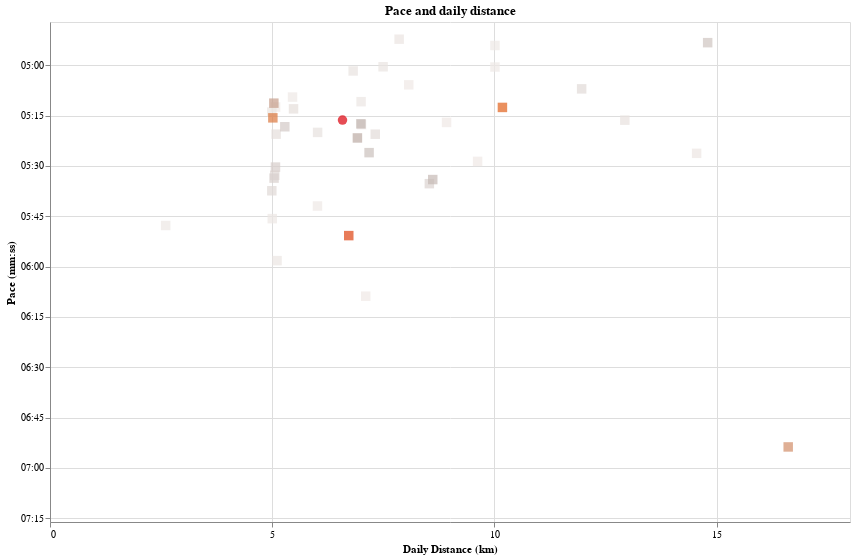

Here is the notebook cell this chart was saved with:
### Code cell
pace_ticks_values = list(range(240, 60 * 8, 15))
last_date = max(daily_df.index)
start_date = last_date - timedelta(days=56)


daily_df["shape"] = daily_df.index.to_series().apply(
    lambda x: "square" if x == last_date else "circle"
)
min_pace, max_pace = (
    daily_df["pace_sec_per_km"].min(),
    daily_df["pace_sec_per_km"].max(),
)


daily_line = (
    alt.Chart(daily_df.loc[start_date:last_date].reset_index().sort_values("date"))
    .mark_point(
        filled=True,
        size=90,
    )
    .encode(
        x=alt.X(
            "distance_km:Q",
            title="Daily Distance (km)",
            axis=alt.Axis(tickCount=int(25 // 5)),
        ),
        y=alt.Y(
            "pace_sec_per_km:Q",
            scale=alt.Scale(
                reverse=True,
                zero=False,
                domain=(min_pace, max_pace),
            ),
            title="Pace (mm:ss)",
            axis=alt.Axis(
                values=pace_ticks_values,
                labelExpr="datum.value > 0 ? timeFormat(datum.value * 1000, '%M:%S') : ''",
            ),
        ),
        tooltip=[
            alt.Tooltip("distance_km:Q", title="Distance (km)", format=".1f"),
            alt.Tooltip("date:T", title="Date"),
            alt.Tooltip("daily_pace_pretty:N", title="Pace (mm:ss/km)"),
        ],
        color=alt.Color(
            "date_factor:Q", scale=alt.Scale(scheme="lightgreyred"), legend=None
        ),
        shape=alt.Shape(
            "shape:N", scale=alt.Scale(range=["square", "circle"]), legend=None
        ),
    )
)


(daily_line).properties(
    width=800, height=500, title="Pace and daily distance"
).interactive().show()

### Figure 1 — Vega-Lite specification as saved in the notebook (floating-point values rounded to 4 significant figures)
{"config": {"view": {"continuousWidth": 300, "continuousHeight": 300}}, "data": {"name": "data-704d87e1fcc7d164e4af72354d34d141"}, "mark": {"type": "point", "filled": true, "size": 90}, "encoding": {"color": {"field": "date_factor", "legend": null, "scale": {"scheme": "lightgreyred"}, "type": "quantitative"}, "shape": {"field": "shape", "legend": null, "scale": {"range": ["square", "circle"]}, "type": "nominal"}, "tooltip": [{"field": "distance_km", "format": ".1f", "title": "Distance (km)", "type": "quantitative"}, {"field": "date", "title": "Date", "type": "temporal"}, {"field": "daily_pace_pretty", "title": "Pace (mm:ss/km)", "type": "nominal"}], "x": {"axis": {"tickCount": 5}, "field": "distance_km", "title": "Daily Distance (km)", "type": "quantitative"}, "y": {"axis": {"labelExpr": "datum.value > 0 ? timeFormat(datum.value * 1000, '%M:%S') : ''", "values": [240, 255, 270, 285, 300, 315, 330, 345, 360, 375, 390, 405, 420, 435, 450, 465]}, "field": "pace_sec_per_km", "scale": {"domain": [287.1, 436.1], "reverse": true, "zero": false}, "title": "Pace (mm:ss)", "type": "quantitative"}}, "height": 500, "params": [{"name": "param_43", "select": {"type": "interval", "encodings": ["x", "y"]}, "bind": "scales"}], "title": "Pace and daily distance", "width": 800, "$schema": "https://vega.github.io/schema/vega-lite/v5.17.0.json", "datasets": {"data-704d87e1fcc7d164e4af72354d34d141": [{"date": "2024-05-17T00:00:00", "distance_meters": 8072.0, "time_seconds": 2469, "tanda_day": 3.388, "tanda_day_pretty": "1970-01-01T03:23:18.327845612", "rolling_distance_meters": 297600.0, "rolling_time_seconds": 97590.0, "rolling_km_per_week": 37.2, "rolling_pace_sec_per_km": 327.9, "rolling_tanda_day": 3.661, "rolling_tanda_day_pretty": "1970-01-01T03:39:41.102862811", "type_rolling": "Tanda (8 weeks)", "type_daily": "Tanda (daily)", "pace_sec_per_km": 305.9, "distance_km": 8.072, "date_factor": 16290.0, "daily_pace_pretty": "5:05", "rolling_pace_pretty": "5:27", "rolling_km_per_week_daily_distance": 5.315, "Latest run": "Latest run", "pretty_rolling_tanda_day": "3 hours 40 minutes", "shape": "circle", "Legend": "Tanda Progression line"}, {"date": "2024-05-18T00:00:00", "distance_meters": 9621.0, "time_seconds": 3162, "tanda_day": 3.468, "tanda_day_pretty": "1970-01-01T03:28:03.039640212", "rolling_distance_meters": 307300.0, "rolling_time_seconds": 100800.0, "rolling_km_per_week": 38.41, "rolling_pace_sec_per_km": 327.9, "rolling_tanda_day": 3.653, "rolling_tanda_day_pretty": "1970-01-01T03:39:10.851931479", "type_rolling": "Tanda (8 weeks)", "type_daily": "Tanda (daily)", "pace_sec_per_km": 328.7, "distance_km": 9.621, "date_factor": 18540.0, "daily_pace_pretty": "5:28", "rolling_pace_pretty": "5:27", "rolling_km_per_week_daily_distance": 5.487, "Latest run": "Latest run", "pretty_rolling_tanda_day": "3 hours 39 minutes", "shape": "circle", "Legend": "Tanda Progression line"}, {"date": "2024-05-19T00:00:00", "distance_meters": 8923.0, "time_seconds": 2829, "tanda_day": 3.423, "tanda_day_pretty": "1970-01-01T03:25:21.962583357", "rolling_distance_meters": 296000.0, "rolling_time_seconds": 97120.0, "rolling_km_per_week": 37.0, "rolling_pace_sec_per_km": 328.1, "rolling_tanda_day": 3.664, "rolling_tanda_day_pretty": "1970-01-01T03:39:50.163306382", "type_rolling": "Tanda (8 weeks)", "type_daily": "Tanda (daily)", "pace_sec_per_km": 317.1, "distance_km": 8.923, "date_factor": 21100.0, "daily_pace_pretty": "5:17", "rolling_pace_pretty": "5:28", "rolling_km_per_week_daily_distance": 5.286, "Latest run": "Latest run", "pretty_rolling_tanda_day": "3 hours 40 minutes", "shape": "circle", "Legend": "Tanda Progression line"}, {"date": "2024-05-20T00:00:00", "distance_meters": 7104.0, "time_seconds": 2620, "tanda_day": 3.839, "tanda_day_pretty": "1970-01-01T03:50:19.717875751", "rolling_distance_meters": 303100.0, "rolling_time_seconds": 99740.0, "rolling_km_per_week": 37.89, "rolling_pace_sec_per_km": 329.0, "rolling_tanda_day": 3.664, "rolling_tanda_day_pretty": "1970-01-01T03:39:49.538411416", "type_rolling": "Tanda (8 weeks)", "type_daily": "Tanda (daily)", "pace_sec_per_km": 368.8, "distance_km": 7.104, "date_factor": 24010.0, "daily_pace_pretty": "6:08", "rolling_pace_pretty": "5:29", "rolling_km_per_week_daily_distance": 5.413, "Latest run": "Latest run", "pretty_rolling_tanda_day": "3 hours 40 minutes", "shape": "circle", "Legend": "Tanda Progression line"}, {"date": "2024-05-22T00:00:00", "distance_meters": 5076.0, "time_seconds": 1586, "tanda_day": 3.574, "tanda_day_pretty": "1970-01-01T03:34:26.612710449", "rolling_distance_meters": 303200.0, "rolling_time_seconds": 99650.0, "rolling_km_per_week": 37.9, "rolling_pace_sec_per_km": 328.7, "rolling_tanda_day": 3.662, "rolling_tanda_day_pretty": "1970-01-01T03:39:41.763111008", "type_rolling": "Tanda (8 weeks)", "type_daily": "Tanda (daily)", "pace_sec_per_km": 312.5, "distance_km": 5.076, "date_factor": 27320.0, "daily_pace_pretty": "5:12", "rolling_pace_pretty": "5:28", "rolling_km_per_week_daily_distance": 5.414, "Latest run": "Latest run", "pretty_rolling_tanda_day": "3 hours 40 minutes", "shape": "circle", "Legend": "Tanda Progression line"}, {"date": "2024-05-23T00:00:00", "distance_meters": 5457.0, "time_seconds": 1689, "tanda_day": 3.536, "tanda_day_pretty": "1970-01-01T03:32:09.057770271", "rolling_distance_meters": 308600.0, "rolling_time_seconds": 101300.0, "rolling_km_per_week": 38.58, "rolling_pace_sec_per_km": 328.3, "rolling_tanda_day": 3.655, "rolling_tanda_day_pretty": "1970-01-01T03:39:16.456543149", "type_rolling": "Tanda (8 weeks)", "type_daily": "Tanda (daily)", "pace_sec_per_km": 309.5, "distance_km": 5.457, "date_factor": 31100.0, "daily_pace_pretty": "5:09", "rolling_pace_pretty": "5:28", "rolling_km_per_week_daily_distance": 5.511, "Latest run": "Latest run", "pretty_rolling_tanda_day": "3 hours 39 minutes", "shape": "circle", "Legend": "Tanda Progression line"}, {"date": "2024-05-25T00:00:00", "distance_meters": 10010.0, "time_seconds": 3009, "tanda_day": 3.27, "tanda_day_pretty": "1970-01-01T03:16:11.047737558", "rolling_distance_meters": 313600.0, "rolling_time_seconds": 102700.0, "rolling_km_per_week": 39.2, "rolling_pace_sec_per_km": 327.3, "rolling_tanda_day": 3.644, "rolling_tanda_day_pretty": "1970-01-01T03:38:36.905475202", "type_rolling": "Tanda (8 weeks)", "type_daily": "Tanda (daily)", "pace_sec_per_km": 300.6, "distance_km": 10.01, "date_factor": 35390.0, "daily_pace_pretty": "5:00", "rolling_pace_pretty": "5:27", "rolling_km_per_week_daily_distance": 5.6, "Latest run": "Latest run", "pretty_rolling_tanda_day": "3 hours 39 minutes", "shape": "circle", "Legend": "Tanda Progression line"}, {"date": "2024-05-26T00:00:00", "distance_meters": 10010.0, "time_seconds": 2945, "tanda_day": 3.228, "tanda_day_pretty": "1970-01-01T03:13:42.360225427", "rolling_distance_meters": 318600.0, "rolling_time_seconds": 103900.0, "rolling_km_per_week": 39.83, "rolling_pace_sec_per_km": 326.1, "rolling_tanda_day": 3.631, "rolling_tanda_day_pretty": "1970-01-01T03:37:51.962442618", "type_rolling": "Tanda (8 weeks)", "type_daily": "Tanda (daily)", "pace_sec_per_km": 294.1, "distance_km": 10.01, "date_factor": 40270.0, "daily_pace_pretty": "4:54", "rolling_pace_pretty": "5:26", "rolling_km_per_week_daily_distance": 5.69, "Latest run": "Latest run", "pretty_rolling_tanda_day": "3 hours 38 minutes", "shape": "circle", "Legend": "Tanda Progression line"}, {"date": "2024-05-28T00:00:00", "distance_meters": 7009.0, "time_seconds": 2227, "tanda_day": 3.514, "tanda_day_pretty": "1970-01-01T03:30:49.465042329", "rolling_distance_meters": 317000.0, "rolling_time_seconds": 103300.0, "rolling_km_per_week": 39.62, "rolling_pace_sec_per_km": 326.0, "rolling_tanda_day": 3.632, "rolling_tanda_day_pretty": "1970-01-01T03:37:54.534555577", "type_rolling": "Tanda (8 weeks)", "type_daily": "Tanda (daily)", "pace_sec_per_km": 317.7, "distance_km": 7.009, "date_factor": 45830.0, "daily_pace_pretty": "5:17", "rolling_pace_pretty": "5:25", "rolling_km_per_week_daily_distance": 5.661, "Latest run": "Latest run", "pretty_rolling_tanda_day": "3 hours 38 minutes", "shape": "circle", "Legend": "Tanda Progression line"}, {"date": "2024-05-29T00:00:00", "distance_meters": 6018.0, "time_seconds": 2058, "tanda_day": 3.718, "tanda_day_pretty": "1970-01-01T03:43:03.065273317", "rolling_distance_meters": 316000.0, "rolling_time_seconds": 103000.0, "rolling_km_per_week": 39.5, "rolling_pace_sec_per_km": 325.9, "rolling_tanda_day": 3.632, "rolling_tanda_day_pretty": "1970-01-01T03:37:55.311848713", "type_rolling": "Tanda (8 weeks)", "type_daily": "Tanda (daily)", "pace_sec_per_km": 342.0, "distance_km": 6.018, "date_factor": 52160.0, "daily_pace_pretty": "5:41", "rolling_pace_pretty": "5:25", "rolling_km_per_week_daily_distance": 5.643, "Latest run": "Latest run", "pretty_rolling_tanda_day": "3 hours 38 minutes", "shape": "circle", "Legend": "Tanda Progression line"}, {"date": "2024-05-30T00:00:00", "distance_meters": 5001.0, "time_seconds": 1729, "tanda_day": 3.792, "tanda_day_pretty": "1970-01-01T03:47:31.942964878", "rolling_distance_meters": 321000.0, "rolling_time_seconds": 104700.0, "rolling_km_per_week": 40.13, "rolling_pace_sec_per_km": 326.2, "rolling_tanda_day": 3.63, "rolling_tanda_day_pretty": "1970-01-01T03:37:46.647734811", "type_rolling": "Tanda (8 weeks)", "type_daily": "Tanda (daily)", "pace_sec_per_km": 345.7, "distance_km": 5.001, "date_factor": 59360.0, "daily_pace_pretty": "5:45", "rolling_pace_pretty": "5:26", "rolling_km_per_week_daily_distance": 5.732, "Latest run": "Latest run", "pretty_rolling_tanda_day": "3 hours 38 minutes", "shape": "circle", "Legend": "Tanda Progression line"}, {"date": "2024-06-01T00:00:00", "distance_meters": 2602.0, "time_seconds": 905, "tanda_day": 3.932, "tanda_day_pretty": "1970-01-01T03:55:55.946875576", "rolling_distance_meters": 308300.0, "rolling_time_seconds": 100400.0, "rolling_km_per_week": 38.53, "rolling_pace_sec_per_km": 325.8, "rolling_tanda_day": 3.639, "rolling_tanda_day_pretty": "1970-01-01T03:38:19.321700254", "type_rolling": "Tanda (8 weeks)", "type_daily": "Tanda (daily)", "pace_sec_per_km": 347.8, "distance_km": 2.602, "date_factor": 67550.0, "daily_pace_pretty": "5:47", "rolling_pace_pretty": "5:25", "rolling_km_per_week_daily_distance": 5.505, "Latest run": "Latest run", "pretty_rolling_tanda_day": "3 hours 38 minutes", "shape": "circle", "Legend": "Tanda Progression line"}, {"date": "2024-06-02T00:00:00", "distance_meters": 14550.0, "time_seconds": 4747, "tanda_day": 3.26, "tanda_day_pretty": "1970-01-01T03:15:36.593298064", "rolling_distance_meters": 296500.0, "rolling_time_seconds": 96700.0, "rolling_km_per_week": 37.07, "rolling_pace_sec_per_km": 326.1, "rolling_tanda_day": 3.651, "rolling_tanda_day_pretty": "1970-01-01T03:39:03.463125642", "type_rolling": "Tanda (8 weeks)", "type_daily": "Tanda (daily)", "pace_sec_per_km": 326.3, "distance_km": 14.55, "date_factor": 76880.0, "daily_pace_pretty": "5:26", "rolling_pace_pretty": "5:26", "rolling_km_per_week_daily_distance": 5.295, "Latest run": "Latest run", "pretty_rolling_tanda_day": "3 hours 39 minutes", "shape": "circle", "Legend": "Tanda Progression line"}, {"date": "2024-06-04T00:00:00", "distance_meters": 5108.0, "time_seconds": 1830, "tanda_day": 3.867, "tanda_day_pretty": "1970-01-01T03:52:02.762806011", "rolling_distance_meters": 291500.0, "rolling_time_seconds": 95380.0, "rolling_km_per_week": 36.44, "rolling_pace_sec_per_km": 327.1, "rolling_tanda_day": 3.662, "rolling_tanda_day_pretty": "1970-01-01T03:39:43.318125442", "type_rolling": "Tanda (8 weeks)", "type_daily": "Tanda (daily)", "pace_sec_per_km": 358.2, "distance_km": 5.108, "date_factor": 87490.0, "daily_pace_pretty": "5:58", "rolling_pace_pretty": "5:27", "rolling_km_per_week_daily_distance": 5.206, "Latest run": "Latest run", "pretty_rolling_tanda_day": "3 hours 40 minutes", "shape": "circle", "Legend": "Tanda Progression line"}, {"date": "2024-06-06T00:00:00", "distance_meters": 7000.0, "time_seconds": 2176, "tanda_day": 3.47, "tanda_day_pretty": "1970-01-01T03:28:12.473467057", "rolling_distance_meters": 289400.0, "rolling_time_seconds": 94570.0, "rolling_km_per_week": 36.17, "rolling_pace_sec_per_km": 326.8, "rolling_tanda_day": 3.662, "rolling_tanda_day_pretty": "1970-01-01T03:39:41.762590588", "type_rolling": "Tanda (8 weeks)", "type_daily": "Tanda (daily)", "pace_sec_per_km": 310.9, "distance_km": 7.0, "date_factor": 99570.0, "daily_pace_pretty": "5:10", "rolling_pace_pretty": "5:26", "rolling_km_per_week_daily_distance": 5.168, "Latest run": "Latest run", "pretty_rolling_tanda_day": "3 hours 40 minutes", "shape": "circle", "Legend": "Tanda Progression line"}, {"date": "2024-06-07T00:00:00", "distance_meters": 4990.0, "time_seconds": 1567, "tanda_day": 3.588, "tanda_day_pretty": "1970-01-01T03:35:17.389925710", "rolling_distance_meters": 294400.0, "rolling_time_seconds": 96130.0, "rolling_km_per_week": 36.8, "rolling_pace_sec_per_km": 326.6, "rolling_tanda_day": 3.656, "rolling_tanda_day_pretty": "1970-01-01T03:39:20.638705176", "type_rolling": "Tanda (8 weeks)", "type_daily": "Tanda (daily)", "pace_sec_per_km": 314.0, "distance_km": 4.99, "date_factor": 113300.0, "daily_pace_pretty": "5:13", "rolling_pace_pretty": "5:26", "rolling_km_per_week_daily_distance": 5.257, "Latest run": "Latest run", "pretty_rolling_tanda_day": "3 hours 39 minutes", "shape": "circle", "Legend": "Tanda Progression line"}, {"date": "2024-06-09T00:00:00", "distance_meters": 7856.0, "time_seconds": 2296, "tanda_day": 3.311, "tanda_day_pretty": "1970-01-01T03:18:37.983324805", "rolling_distance_meters": 274600.0, "rolling_time_seconds": 89760.0, "rolling_km_per_week": 34.33, "rolling_pace_sec_per_km": 326.9, "rolling_tanda_day": 3.676, "rolling_tanda_day_pretty": "1970-01-01T03:40:31.808799951", "type_rolling": "Tanda (8 weeks)", "type_daily": "Tanda (daily)", "pace_sec_per_km": 292.3, "distance_km": 7.856, "date_factor": 129000.0, "daily_pace_pretty": "4:52", "rolling_pace_pretty": "5:26", "rolling_km_per_week_daily_distance": 4.904, "Latest run": "Latest run", "pretty_rolling_tanda_day": "3 hours 41 minutes", "shape": "circle", "Legend": "Tanda Progression line"}, {"date": "2024-06-13T00:00:00", "distance_meters": 7495.0, "time_seconds": 2252, "tanda_day": 3.38, "tanda_day_pretty": "1970-01-01T03:22:48.166657748", "rolling_distance_meters": 265600.0, "rolling_time_seconds": 86880.0, "rolling_km_per_week": 33.21, "rolling_pace_sec_per_km": 327.1, "rolling_tanda_day": 3.685, "rolling_tanda_day_pretty": "1970-01-01T03:41:06.045188420", "type_rolling": "Tanda (8 weeks)", "type_daily": "Tanda (daily)", "pace_sec_per_km": 300.5, "distance_km": 7.495, "date_factor": 146800.0, "daily_pace_pretty": "5:00", "rolling_pace_pretty": "5:27", "rolling_km_per_week_daily_distance": 4.744, "Latest run": "Latest run", "pretty_rolling_tanda_day": "3 hours 41 minutes", "shape": "circle", "Legend": "Tanda Progression line"}, {"date": "2024-06-14T00:00:00", "distance_meters": 6821.0, "time_seconds": 2058, "tanda_day": 3.42, "tanda_day_pretty": "1970-01-01T03:25:10.313677113", "rolling_distance_meters": 272500.0, "rolling_time_seconds": 88940.0, "rolling_km_per_week": 34.06, "rolling_pace_sec_per_km": 326.4, "rolling_tanda_day": 3.675, "rolling_tanda_day_pretty": "1970-01-01T03:40:28.982209263", "type_rolling": "Tanda (8 weeks)", "type_daily": "Tanda (daily)", "pace_sec_per_km": 301.7, "distance_km": 6.821, "date_factor": 167000.0, "daily_pace_pretty": "5:01", "rolling_pace_pretty": "5:26", "rolling_km_per_week_daily_distance": 4.865, "Latest run": "Latest run", "pretty_rolling_tanda_day": "3 hours 40 minutes", "shape": "circle", "Legend": "Tanda Progression line"}, {"date": "2024-06-16T00:00:00", "distance_meters": 12930.0, "time_seconds": 4092, "tanda_day": 3.256, "tanda_day_pretty": "1970-01-01T03:15:20.042886852", "rolling_distance_meters": 242800.0, "rolling_time_seconds": 79820.0, "rolling_km_per_week": 30.35, "rolling_pace_sec_per_km": 328.8, "rolling_tanda_day": 3.717, "rolling_tanda_day_pretty": "1970-01-01T03:43:01.909094736", "type_rolling": "Tanda (8 weeks)", "type_daily": "Tanda (daily)", "pace_sec_per_km": 316.4, "distance_km": 12.93, "date_factor": 190100.0, "daily_pace_pretty": "5:16", "rolling_pace_pretty": "5:28", "rolling_km_per_week_daily_distance": 4.335, "Latest run": "Latest run", "pretty_rolling_tanda_day": "3 hours 43 minutes", "shape": "circle", "Legend": "Tanda Progression line"}, {"date": "2024-06-17T00:00:00", "distance_meters": 6021.0, "time_seconds": 1927, "tanda_day": 3.576, "tanda_day_pretty": "1970-01-01T03:34:33.378927776", "rolling_distance_meters": 248800.0, "rolling_time_seconds": 81750.0, "rolling_km_per_week": 31.1, "rolling_pace_sec_per_km": 328.6, "rolling_tanda_day": 3.71, "rolling_tanda_day_pretty": "1970-01-01T03:42:36.959279425", "type_rolling": "Tanda (8 weeks)", "type_daily": "Tanda (daily)", "pace_sec_per_km": 320.0, "distance_km": 6.021, "date_factor": 216300.0, "daily_pace_pretty": "5:20", "rolling_pace_pretty": "5:28", "rolling_km_per_week_daily_distance": 4.443, "Latest run": "Latest run", "pretty_rolling_tanda_day": "3 hours 43 minutes", "shape": "circle", "Legend": "Tanda Progression line"}, {"date": "2024-06-18T00:00:00", "distance_meters": 5088.0, "time_seconds": 1631, "tanda_day": 3.625, "tanda_day_pretty": "1970-01-01T03:37:31.777367289", "rolling_distance_meters": 253900.0, "rolling_time_seconds": 83380.0, "rolling_km_per_week": 31.73, "rolling_pace_sec_per_km": 328.4, "rolling_tanda_day": 3.705, "rolling_tanda_day_pretty": "1970-01-01T03:42:16.360228101", "type_rolling": "Tanda (8 weeks)", "type_daily": "Tanda (daily)", "pace_sec_per_km": 320.6, "distance_km": 5.088, "date_factor": 246200.0, "daily_pace_pretty": "5:20", "rolling_pace_pretty": "5:28", "rolling_km_per_week_daily_distance": 4.533, "Latest run": "Latest run", "pretty_rolling_tanda_day": "3 hours 42 minutes", "shape": "circle", "Legend": "Tanda Progression line"}, {"date": "2024-06-19T00:00:00", "distance_meters": 5479.0, "time_seconds": 1715, "tanda_day": 3.557, "tanda_day_pretty": "1970-01-01T03:33:26.407306666", "rolling_distance_meters": 259400.0, "rolling_time_seconds": 85100.0, "rolling_km_per_week": 32.42, "rolling_pace_sec_per_km": 328.1, "rolling_tanda_day": 3.697, "rolling_tanda_day_pretty": "1970-01-01T03:41:50.710279225", "type_rolling": "Tanda (8 weeks)", "type_daily": "Tanda (daily)", "pace_sec_per_km": 313.0, "distance_km": 5.479, "date_factor": 280200.0, "daily_pace_pretty": "5:13", "rolling_pace_pretty": "5:28", "rolling_km_per_week_daily_distance": 4.631, "Latest run": "Latest run", "pretty_rolling_tanda_day": "3 hours 42 minutes", "shape": "circle", "Legend": "Tanda Progression line"}, {"date": "2024-06-21T00:00:00", "distance_meters": 7318.0, "time_seconds": 2346, "tanda_day": 3.518, "tanda_day_pretty": "1970-01-01T03:31:03.707925978", "rolling_distance_meters": 263000.0, "rolling_time_seconds": 86090.0, "rolling_km_per_week": 32.87, "rolling_pace_sec_per_km": 327.4, "rolling_tanda_day": 3.69, "rolling_tanda_day_pretty": "1970-01-01T03:41:22.369785673", "type_rolling": "Tanda (8 weeks)", "type_daily": "Tanda (daily)", "pace_sec_per_km": 320.6, "distance_km": 7.318, "date_factor": 318800.0, "daily_pace_pretty": "5:20", "rolling_pace_pretty": "5:27", "rolling_km_per_week_daily_distance": 4.696, "Latest run": "Latest run", "pretty_rolling_tanda_day": "3 hours 41 minutes", "shape": "circle", "Legend": "Tanda Progression line"}, {"date": "2024-06-22T00:00:00", "distance_meters": 11960.0, "time_seconds": 3673, "tanda_day": 3.233, "tanda_day_pretty": "1970-01-01T03:13:57.649742191", "rolling_distance_meters": 260200.0, "rolling_time_seconds": 84630.0, "rolling_km_per_week": 32.53, "rolling_pace_sec_per_km": 325.2, "rolling_tanda_day": 3.678, "rolling_tanda_day_pretty": "1970-01-01T03:40:41.001568737", "type_rolling": "Tanda (8 weeks)", "type_daily": "Tanda (daily)", "pace_sec_per_km": 307.1, "distance_km": 11.96, "date_factor": 362800.0, "daily_pace_pretty": "5:07", "rolling_pace_pretty": "5:25", "rolling_km_per_week_daily_distance": 4.647, "Latest run": "Latest run", "pretty_rolling_tanda_day": "3 hours 41 minutes", "shape": "circle", "Legend": "Tanda Progression line"}, {"date": "2024-06-23T00:00:00", "distance_meters": 4991.0, "time_seconds": 1684, "tanda_day": 3.739, "tanda_day_pretty": "1970-01-01T03:44:20.947967905", "rolling_distance_meters": 265200.0, "rolling_time_seconds": 86310.0, "rolling_km_per_week": 33.15, "rolling_pace_sec_per_km": 325.5, "rolling_tanda_day": 3.675, "rolling_tanda_day_pretty": "1970-01-01T03:40:29.915760118", "type_rolling": "Tanda (8 weeks)", "type_daily": "Tanda (daily)", "pace_sec_per_km": 337.4, "distance_km": 4.991, "date_factor": 412900.0, "daily_pace_pretty": "5:37", "rolling_pace_pretty": "5:25", "rolling_km_per_week_daily_distance": 4.736, "Latest run": "Latest run", "pretty_rolling_tanda_day": "3 hours 40 minutes", "shape": "circle", "Legend": "Tanda Progression line"}, {"date": "2024-06-24T00:00:00", "distance_meters": 5057.0, "time_seconds": 1683, "tanda_day": 3.706, "tanda_day_pretty": "1970-01-01T03:42:22.150633140", "rolling_distance_meters": 265200.0, "rolling_time_seconds": 86430.0, "rolling_km_per_week": 33.15, "rolling_pace_sec_per_km": 325.9, "rolling_tanda_day": 3.678, "rolling_tanda_day_pretty": "1970-01-01T03:40:39.789927699", "type_rolling": "Tanda (8 weeks)", "type_daily": "Tanda (daily)", "pace_sec_per_km": 332.8, "distance_km": 5.057, "date_factor": 469900.0, "daily_pace_pretty": "5:32", "rolling_pace_pretty": "5:25", "rolling_km_per_week_daily_distance": 4.736, "Latest run": "Latest run", "pretty_rolling_tanda_day": "3 hours 41 minutes", "shape": "circle", "Legend": "Tanda Progression line"}, {"date": "2024-06-25T00:00:00", "distance_meters": 8535.0, "time_seconds": 2862, "tanda_day": 3.558, "tanda_day_pretty": "1970-01-01T03:33:27.060956056", "rolling_distance_meters": 269700.0, "rolling_time_seconds": 87900.0, "rolling_km_per_week": 33.72, "rolling_pace_sec_per_km": 325.9, "rolling_tanda_day": 3.674, "rolling_tanda_day_pretty": "1970-01-01T03:40:24.786598886", "type_rolling": "Tanda (8 weeks)", "type_daily": "Tanda (daily)", "pace_sec_per_km": 335.3, "distance_km": 8.535, "date_factor": 534800.0, "daily_pace_pretty": "5:35", "rolling_pace_pretty": "5:25", "rolling_km_per_week_daily_distance": 4.817, "Latest run": "Latest run", "pretty_rolling_tanda_day": "3 hours 40 minutes", "shape": "circle", "Legend": "Tanda Progression line"}, {"date": "2024-06-26T00:00:00", "distance_meters": 5041.0, "time_seconds": 1682, "tanda_day": 3.712, "tanda_day_pretty": "1970-01-01T03:42:44.455149043", "rolling_distance_meters": 269700.0, "rolling_time_seconds": 87980.0, "rolling_km_per_week": 33.71, "rolling_pace_sec_per_km": 326.2, "rolling_tanda_day": 3.676, "rolling_tanda_day_pretty": "1970-01-01T03:40:32.659366152", "type_rolling": "Tanda (8 weeks)", "type_daily": "Tanda (daily)", "pace_sec_per_km": 333.7, "distance_km": 5.041, "date_factor": 608600.0, "daily_pace_pretty": "5:33", "rolling_pace_pretty": "5:26", "rolling_km_per_week_daily_distance": 4.816, "Latest run": "Latest run", "pretty_rolling_tanda_day": "3 hours 41 minutes", "shape": "circle", "Legend": "Tanda Progression line"}, {"date": "2024-06-27T00:00:00", "distance_meters": 5073.0, "time_seconds": 1676, "tanda_day": 3.689, "tanda_day_pretty": "1970-01-01T03:41:22.182191757", "rolling_distance_meters": 274800.0, "rolling_time_seconds": 89660.0, "rolling_km_per_week": 34.35, "rolling_pace_sec_per_km": 326.3, "rolling_tanda_day": 3.672, "rolling_tanda_day_pretty": "1970-01-01T03:40:17.861190632", "type_rolling": "Tanda (8 weeks)", "type_daily": "Tanda (daily)", "pace_sec_per_km": 330.4, "distance_km": 5.073, "date_factor": 692600.0, "daily_pace_pretty": "5:30", "rolling_pace_pretty": "5:26", "rolling_km_per_week_daily_distance": 4.907, "Latest run": "Latest run", "pretty_rolling_tanda_day": "3 hours 40 minutes", "shape": "circle", "Legend": "Tanda Progression line"}, {"date": "2024-06-28T00:00:00", "distance_meters": 5283.0, "time_seconds": 1682, "tanda_day": 3.602, "tanda_day_pretty": "1970-01-01T03:36:05.496811308", "rolling_distance_meters": 275000.0, "rolling_time_seconds": 89750.0, "rolling_km_per_week": 34.37, "rolling_pace_sec_per_km": 326.4, "rolling_tanda_day": 3.672, "rolling_tanda_day_pretty": "1970-01-01T03:40:19.534057953", "type_rolling": "Tanda (8 weeks)", "type_daily": "Tanda (daily)", "pace_sec_per_km": 318.4, "distance_km": 5.283, "date_factor": 788300.0, "daily_pace_pretty": "5:18", "rolling_pace_pretty": "5:26", "rolling_km_per_week_daily_distance": 4.911, "Latest run": "Latest run", "pretty_rolling_tanda_day": "3 hours 40 minutes", "shape": "circle", "Legend": "Tanda Progression line"}, {"date": "2024-06-29T00:00:00", "distance_meters": 14800.0, "time_seconds": 4340, "tanda_day": 3.039, "tanda_day_pretty": "1970-01-01T03:02:19.781195632", "rolling_distance_meters": 280200.0, "rolling_time_seconds": 90440.0, "rolling_km_per_week": 35.03, "rolling_pace_sec_per_km": 322.7, "rolling_tanda_day": 3.644, "rolling_tanda_day_pretty": "1970-01-01T03:38:37.106370679", "type_rolling": "Tanda (8 weeks)", "type_daily": "Tanda (daily)", "pace_sec_per_km": 293.3, "distance_km": 14.8, "date_factor": 897100.0, "daily_pace_pretty": "4:53", "rolling_pace_pretty": "5:22", "rolling_km_per_week_daily_distance": 5.004, "Latest run": "Latest run", "pretty_rolling_tanda_day": "3 hours 39 minutes", "shape": "circle", "Legend": "Tanda Progression line"}, {"date": "2024-07-01T00:00:00", "distance_meters": 7180.0, "time_seconds": 2341, "tanda_day": 3.56, "tanda_day_pretty": "1970-01-01T03:33:34.495785705", "rolling_distance_meters": 280500.0, "rolling_time_seconds": 89740.0, "rolling_km_per_week": 35.06, "rolling_pace_sec_per_km": 320.0, "rolling_tanda_day": 3.626, "rolling_tanda_day_pretty": "1970-01-01T03:37:33.109682833", "type_rolling": "Tanda (8 weeks)", "type_daily": "Tanda (daily)", "pace_sec_per_km": 326.1, "distance_km": 7.18, "date_factor": 1021000.0, "daily_pace_pretty": "5:26", "rolling_pace_pretty": "5:19", "rolling_km_per_week_daily_distance": 5.008, "Latest run": "Latest run", "pretty_rolling_tanda_day": "3 hours 38 minutes", "shape": "circle", "Legend": "Tanda Progression line"}, {"date": "2024-07-02T00:00:00", "distance_meters": 8612.0, "time_seconds": 2877, "tanda_day": 3.546, "tanda_day_pretty": "1970-01-01T03:32:46.478312260", "rolling_distance_meters": 286200.0, "rolling_time_seconds": 91620.0, "rolling_km_per_week": 35.77, "rolling_pace_sec_per_km": 320.2, "rolling_tanda_day": 3.622, "rolling_tanda_day_pretty": "1970-01-01T03:37:18.478698988", "type_rolling": "Tanda (8 weeks)", "type_daily": "Tanda (daily)", "pace_sec_per_km": 334.1, "distance_km": 8.612, "date_factor": 1162000.0, "daily_pace_pretty": "5:34", "rolling_pace_pretty": "5:20", "rolling_km_per_week_daily_distance": 5.111, "Latest run": "Latest run", "pretty_rolling_tanda_day": "3 hours 37 minutes", "shape": "circle", "Legend": "Tanda Progression line"}, {"date": "2024-07-03T00:00:00", "distance_meters": 6996.0, "time_seconds": 2221, "tanda_day": 3.513, "tanda_day_pretty": "1970-01-01T03:30:46.315957075", "rolling_distance_meters": 288200.0, "rolling_time_seconds": 92080.0, "rolling_km_per_week": 36.02, "rolling_pace_sec_per_km": 319.5, "rolling_tanda_day": 3.616, "rolling_tanda_day_pretty": "1970-01-01T03:36:57.955909323", "type_rolling": "Tanda (8 weeks)", "type_daily": "Tanda (daily)", "pace_sec_per_km": 317.5, "distance_km": 6.996, "date_factor": 1322000.0, "daily_pace_pretty": "5:17", "rolling_pace_pretty": "5:19", "rolling_km_per_week_daily_distance": 5.146, "Latest run": "Latest run", "pretty_rolling_tanda_day": "3 hours 37 minutes", "shape": "circle", "Legend": "Tanda Progression line"}, {"date": "2024-07-04T00:00:00", "distance_meters": 6917.0, "time_seconds": 2225, "tanda_day": 3.544, "tanda_day_pretty": "1970-01-01T03:32:37.265364992", "rolling_distance_meters": 291000.0, "rolling_time_seconds": 92740.0, "rolling_km_per_week": 36.38, "rolling_pace_sec_per_km": 318.6, "rolling_tanda_day": 3.608, "rolling_tanda_day_pretty": "1970-01-01T03:36:27.902687360", "type_rolling": "Tanda (8 weeks)", "type_daily": "Tanda (daily)", "pace_sec_per_km": 321.7, "distance_km": 6.917, "date_factor": 1505000.0, "daily_pace_pretty": "5:21", "rolling_pace_pretty": "5:18", "rolling_km_per_week_daily_distance": 5.197, "Latest run": "Latest run", "pretty_rolling_tanda_day": "3 hours 36 minutes", "shape": "circle", "Legend": "Tanda Progression line"}, {"date": "2024-07-05T00:00:00", "distance_meters": 5037.0, "time_seconds": 1568, "tanda_day": 3.569, "tanda_day_pretty": "1970-01-01T03:34:06.911265900", "rolling_distance_meters": 296100.0, "rolling_time_seconds": 94300.0, "rolling_km_per_week": 37.01, "rolling_pace_sec_per_km": 318.5, "rolling_tanda_day": 3.602, "rolling_tanda_day_pretty": "1970-01-01T03:36:08.782070497", "type_rolling": "Tanda (8 weeks)", "type_daily": "Tanda (daily)", "pace_sec_per_km": 311.3, "distance_km": 5.037, "date_factor": 1712000.0, "daily_pace_pretty": "5:11", "rolling_pace_pretty": "5:18", "rolling_km_per_week_daily_distance": 5.287, "Latest run": "Latest run", "pretty_rolling_tanda_day": "3 hours 36 minutes", "shape": "circle", "Legend": "Tanda Progression line"}, {"date": "2024-07-07T00:00:00", "distance_meters": 16610.0, "time_seconds": 6872, "tanda_day": 3.754, "tanda_day_pretty": "1970-01-01T03:45:13.209528686", "rolling_distance_meters": 292700.0, "rolling_time_seconds": 94870.0, "rolling_km_per_week": 36.59, "rolling_pace_sec_per_km": 324.1, "rolling_tanda_day": 3.641, "rolling_tanda_day_pretty": "1970-01-01T03:38:28.838680994", "type_rolling": "Tanda (8 weeks)", "type_daily": "Tanda (daily)", "pace_sec_per_km": 413.7, "distance_km": 16.61, "date_factor": 1949000.0, "daily_pace_pretty": "6:53", "rolling_pace_pretty": "5:24", "rolling_km_per_week_daily_distance": 5.227, "Latest run": "Latest run", "pretty_rolling_tanda_day": "3 hours 38 minutes", "shape": "circle", "Legend": "Tanda Progression line"}, {"date": "2024-07-09T00:00:00", "distance_meters": 5014.0, "time_seconds": 1583, "tanda_day": 3.598, "tanda_day_pretty": "1970-01-01T03:35:52.521639813", "rolling_distance_meters": 297700.0, "rolling_time_seconds": 96450.0, "rolling_km_per_week": 37.22, "rolling_pace_sec_per_km": 324.0, "rolling_tanda_day": 3.636, "rolling_tanda_day_pretty": "1970-01-01T03:38:09.418925590", "type_rolling": "Tanda (8 weeks)", "type_daily": "Tanda (daily)", "pace_sec_per_km": 315.7, "distance_km": 5.014, "date_factor": 2218000.0, "daily_pace_pretty": "5:15", "rolling_pace_pretty": "5:23", "rolling_km_per_week_daily_distance": 5.317, "Latest run": "Latest run", "pretty_rolling_tanda_day": "3 hours 38 minutes", "shape": "circle", "Legend": "Tanda Progression line"}, {"date": "2024-07-10T00:00:00", "distance_meters": 10180.0, "time_seconds": 3182, "tanda_day": 3.34, "tanda_day_pretty": "1970-01-01T03:20:25.193354377", "rolling_distance_meters": 302800.0, "rolling_time_seconds": 98020.0, "rolling_km_per_week": 37.86, "rolling_pace_sec_per_km": 323.6, "rolling_tanda_day": 3.629, "rolling_tanda_day_pretty": "1970-01-01T03:37:45.898372311", "type_rolling": "Tanda (8 weeks)", "type_daily": "Tanda (daily)", "pace_sec_per_km": 312.6, "distance_km": 10.18, "date_factor": 2524000.0, "daily_pace_pretty": "5:12", "rolling_pace_pretty": "5:23", "rolling_km_per_week_daily_distance": 5.408, "Latest run": "Latest run", "pretty_rolling_tanda_day": "3 hours 38 minutes", "shape": "circle", "Legend": "Tanda Progression line"}, {"date": "2024-07-11T00:00:00", "distance_meters": 6722.0, "time_seconds": 2358, "tanda_day": 3.74, "tanda_day_pretty": "1970-01-01T03:44:25.666293994", "rolling_distance_meters": 309600.0, "rolling_time_seconds": 100400.0, "rolling_km_per_week": 38.7, "rolling_pace_sec_per_km": 324.2, "rolling_tanda_day": 3.627, "rolling_tanda_day_pretty": "1970-01-01T03:37:38.095913643", "type_rolling": "Tanda (8 weeks)", "type_daily": "Tanda (daily)", "pace_sec_per_km": 350.8, "distance_km": 6.722, "date_factor": 2872000.0, "daily_pace_pretty": "5:50", "rolling_pace_pretty": "5:24", "rolling_km_per_week_daily_distance": 5.528, "Latest run": "Latest run", "pretty_rolling_tanda_day": "3 hours 38 minutes", "shape": "circle", "Legend": "Tanda Progression line"}, {"date": "2024-07-12T00:00:00", "distance_meters": 6581.0, "time_seconds": 2082, "tanda_day": 3.525, "tanda_day_pretty": "1970-01-01T03:31:30.566780508", "rolling_distance_meters": 308100.0, "rolling_time_seconds": 99990.0, "rolling_km_per_week": 38.51, "rolling_pace_sec_per_km": 324.5, "rolling_tanda_day": 3.631, "rolling_tanda_day_pretty": "1970-01-01T03:37:50.110316889", "type_rolling": "Tanda (8 weeks)", "type_daily": "Tanda (daily)", "pace_sec_per_km": 316.3, "distance_km": 6.581, "date_factor": 3269000.0, "daily_pace_pretty": "5:16", "rolling_pace_pretty": "5:24", "rolling_km_per_week_daily_distance": 5.501, "Latest run": "Latest run", "pretty_rolling_tanda_day": "3 hours 38 minutes", "shape": "square", "Legend": "Tanda Progression line"}]}}
